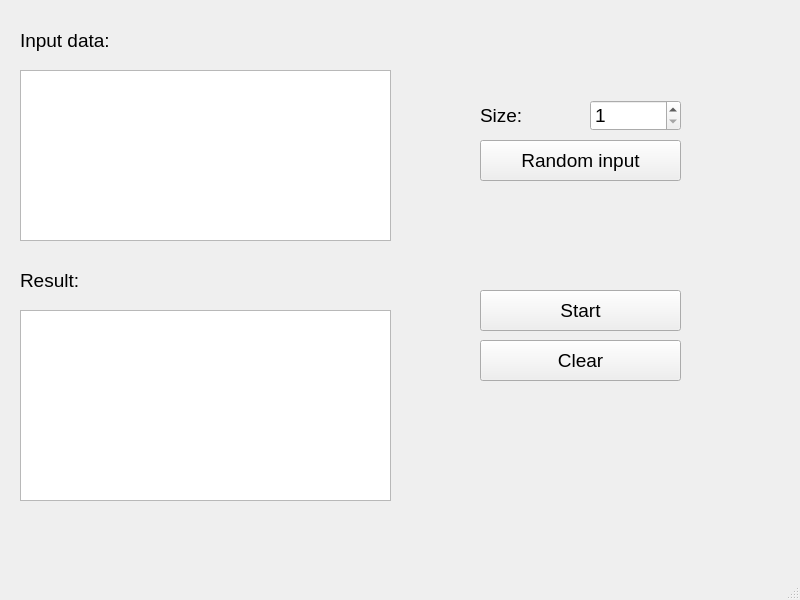
<?xml version="1.0" encoding="UTF-8"?>
<ui version="4.0">
 <class>MainWindow</class>
 <widget class="QMainWindow" name="MainWindow">
  <property name="geometry">
   <rect>
    <x>0</x>
    <y>0</y>
    <width>800</width>
    <height>600</height>
   </rect>
  </property>
  <property name="font">
   <font>
    <pointsize>14</pointsize>
   </font>
  </property>
  <property name="windowTitle">
   <string>MainWindow</string>
  </property>
  <widget class="QWidget" name="centralwidget">
   <widget class="QTextEdit" name="textEdit">
    <property name="geometry">
     <rect>
      <x>20</x>
      <y>70</y>
      <width>371</width>
      <height>171</height>
     </rect>
    </property>
   </widget>
   <widget class="QTextEdit" name="textEdit_result">
    <property name="geometry">
     <rect>
      <x>20</x>
      <y>310</y>
      <width>371</width>
      <height>191</height>
     </rect>
    </property>
   </widget>
   <widget class="QLabel" name="label">
    <property name="geometry">
     <rect>
      <x>20</x>
      <y>20</y>
      <width>221</width>
      <height>41</height>
     </rect>
    </property>
    <property name="text">
     <string>Input data:</string>
    </property>
   </widget>
   <widget class="QLabel" name="label_2">
    <property name="geometry">
     <rect>
      <x>20</x>
      <y>260</y>
      <width>221</width>
      <height>41</height>
     </rect>
    </property>
    <property name="text">
     <string>Result:</string>
    </property>
   </widget>
   <widget class="QPushButton" name="pushButton_start">
    <property name="geometry">
     <rect>
      <x>480</x>
      <y>290</y>
      <width>201</width>
      <height>41</height>
     </rect>
    </property>
    <property name="text">
     <string>Start</string>
    </property>
   </widget>
   <widget class="QPushButton" name="pushButton_init">
    <property name="geometry">
     <rect>
      <x>480</x>
      <y>140</y>
      <width>201</width>
      <height>41</height>
     </rect>
    </property>
    <property name="text">
     <string>Random input</string>
    </property>
   </widget>
   <widget class="QPushButton" name="pushButton_clear">
    <property name="geometry">
     <rect>
      <x>480</x>
      <y>340</y>
      <width>201</width>
      <height>41</height>
     </rect>
    </property>
    <property name="text">
     <string>Clear</string>
    </property>
   </widget>
   <widget class="QSpinBox" name="spinBox">
    <property name="geometry">
     <rect>
      <x>590</x>
      <y>100</y>
      <width>91</width>
      <height>31</height>
     </rect>
    </property>
    <property name="minimum">
     <number>1</number>
    </property>
    <property name="maximum">
     <number>20000</number>
    </property>
   </widget>
   <widget class="QLabel" name="label_3">
    <property name="geometry">
     <rect>
      <x>480</x>
      <y>100</y>
      <width>91</width>
      <height>31</height>
     </rect>
    </property>
    <property name="text">
     <string>Size:</string>
    </property>
   </widget>
  </widget>
  <widget class="QStatusBar" name="statusbar"/>
 </widget>
 <resources/>
 <connections/>
</ui>
